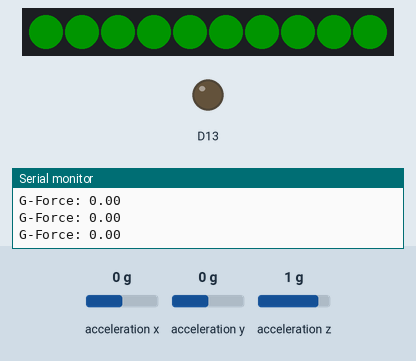
Recording of a sketch running on a simulated Adafruit Circuit Playground Express. Shown: 10 RGB LEDs in strip order, left to right, output pins drawn as LEDs (lit = HIGH), the last lines printed to the serial monitor. The test bench sets the inputs (shaded band); at power-on: acceleration x 0 g, acceleration z 1 g, acceleration y 0 g. Dim RGB values are drawn brighter than linear.

Above: at 2.2 s.
2.3 s: acceleration x set to -1.4 g
At 3.3 s:
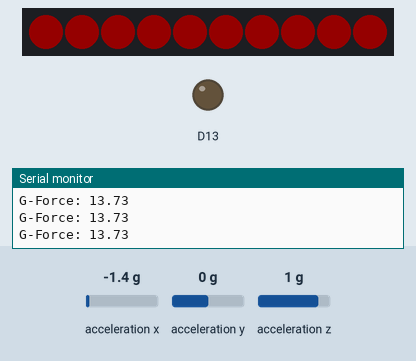
3.8 s: acceleration x set to 0 g
At 5.0 s:
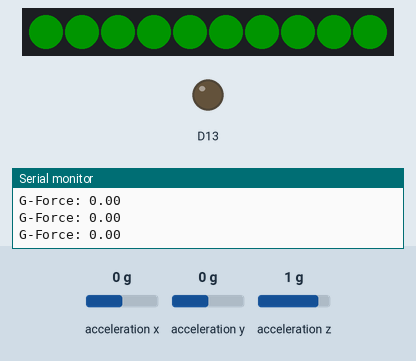
5.3 s: acceleration z set to 0.8 g
At 6.2 s:
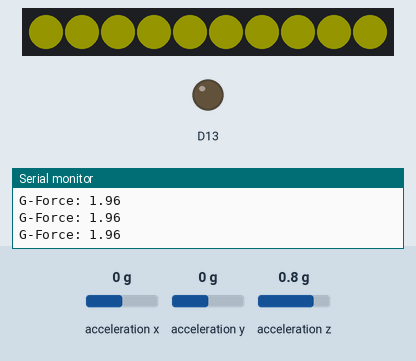
6.9 s: acceleration x set to -0.8 g
At 8.4 s:
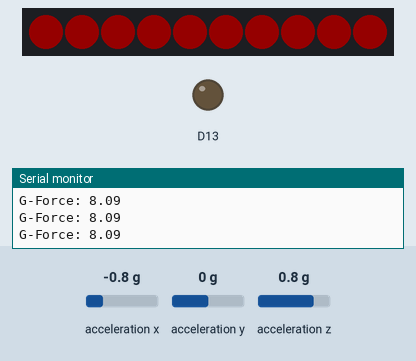
Timing chart, 0 to 9.4 s (numbered marks = the images above; inputs shaded):
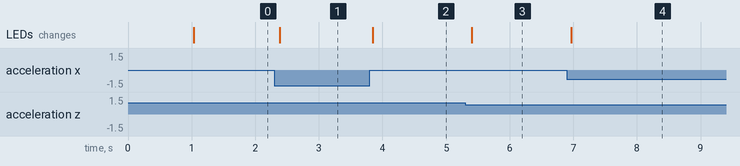

Measured:
- after the input at 2.3 s, the LEDs: change after 0.09 s (image 1)
- after the input at 3.8 s, the LEDs: change at once (image 2)
- after the input at 5.3 s, the LEDs: change after 0.10 s (image 3)
- after the input at 6.9 s, the LEDs: change after 0.06 s (image 4)

The sketch:

NoFlashStorage.ino
```cpp
#include <Adafruit_CircuitPlayground.h>

float offsetX = 0, offsetY = 0, offsetZ = 0;
float peakForce = 0;
int peakIndex = 0;

const int numPixels = 10;
const float gThresholdGreen = 1.5;
const float gThresholdYellow = 2.5;
const float gThresholdRed = 3.5;

void setup() {
  Serial.begin(9600);
  CircuitPlayground.begin();

  // Calibrate on startup
  calibrate();
}

void loop() {
  float x = CircuitPlayground.motionX() - offsetX;
  float y = CircuitPlayground.motionY() - offsetY;
  float z = CircuitPlayground.motionZ() - offsetZ;

  float force = sqrt(x * x + y * y + z * z);

  Serial.print("G-Force: ");
  Serial.println(force);

  // Update peak force
  if (force > peakForce) {
    peakForce = force;
    peakIndex = millis();
  }

  // Set NeoPixels based on G-force
  for (int i = 0; i < numPixels; i++) {
    if (force < gThresholdGreen) {
      CircuitPlayground.setPixelColor(i, 0, 255, 0); // Green
    } else if (force < gThresholdYellow) {
      CircuitPlayground.setPixelColor(i, 255, 255, 0); // Yellow
    } else if (force < gThresholdRed) {
      CircuitPlayground.setPixelColor(i, 255, 165, 0); // Orange
    } else {
      CircuitPlayground.setPixelColor(i, 255, 0, 0); // Red
    }
  }

  delay(100);
}

void calibrate() {
  const int samples = 100;
  float sumX = 0, sumY = 0, sumZ = 0;

  for (int i = 0; i < samples; i++) {
    sumX += CircuitPlayground.motionX();
    sumY += CircuitPlayground.motionY();
    sumZ += CircuitPlayground.motionZ();
    delay(10);
  }

  offsetX = sumX / samples;
  offsetY = sumY / samples;
  offsetZ = sumZ / samples;

  Serial.print("Calibration complete. Offsets - X: ");
  Serial.print(offsetX);
  Serial.print(", Y: ");
  Serial.print(offsetY);
  Serial.print(", Z: ");
  Serial.println(offsetZ);
}
```
